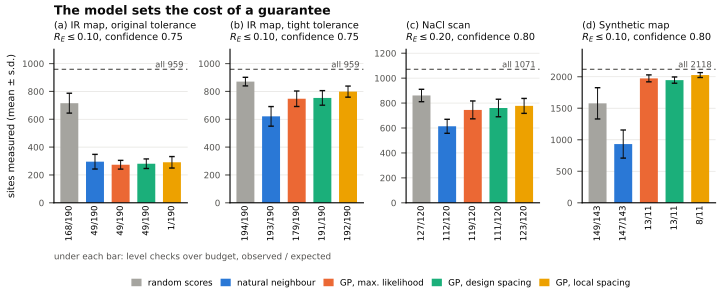

Reproduce this figure in Python.
"""
Figure 6: what a guarantee costs under different models. Quantile path, 250 campaigns per configuration.
Bars: sites measured (mean ± s.d.) with random scores and with four interpolation protocols. Under each bar:
level checks over budget on the shared rate, observed / expected under the picked failure probabilities.

    python manuscript/figures/fig_cost.py
"""
import collections
import json
import sys
from pathlib import Path

import matplotlib.pyplot as plt
import numpy as np

FIG = Path(__file__).resolve().parent
ROOT = FIG.parents[1]
sys.path.insert(0, str(FIG))
from fig_protocols import INK, INK2, GRID, load  # noqa: E402

SURF = "white"
ARMS = ["random", "nn", "gp_mle", "gp_design", "gp_nonstationary"]
COL = {"random": "#a5a49f", "nn": "#2a78d6", "gp_mle": "#eb6834", "gp_design": "#1baf7a", "gp_nonstationary": "#eda100"}
LAB = {"random": "random\nscores", "nn": "natural\nneighbour", "gp_mle": "GP, max.\nlikelihood",
       "gp_design": "GP, design\nspacing", "gp_nonstationary": "GP, local\nspacing"}
DATASETS = [
    ("(a) IR map, original tolerance", "ir_nested_{}", "ir_nested_watson", "ir_nested_random", 959, 0.10, 0.75),
    ("(b) IR map, tight tolerance", "ir_tight_{}", "ir_tight_sibson", "ir_tight_random", 959, 0.10, 0.75),
    ("(c) NaCl scan", "nacl_fwhm_nested_{}", "nacl_fwhm_nested_watson", "nacl_fwhm_nested_random", 1071, 0.20, 0.80),
    ("(d) Synthetic map", "syn_env_nested_{}", "syn_env_nested_watson", "syn_env_nested_random",
     2118, 0.10, 0.80),
]


def picked():
    obs, exp = collections.Counter(), collections.Counter()
    for r in json.loads((ROOT / "results/record/PICKED.json").read_text()):
        if r["event"] == "R_E":
            obs[r["row"]] += int(r["exceeded"])
            exp[r["row"]] += float(r["picked"])
    return obs, exp


def main():
    by = load()
    obs, exp = picked()
    plt.rcParams.update({"font.family": "DejaVu Sans", "font.size": 8})
    fig, axs = plt.subplots(1, 4, figsize=(7.2, 2.9), facecolor=SURF,
                            gridspec_kw=dict(left=0.075, right=0.995, top=0.83, bottom=0.30, wspace=0.32))
    x = np.arange(len(ARMS))
    for ax, (title, pat, nn, rnd, n_design, eps, conf) in zip(axs, DATASETS):
        ticks = []
        for i, a in enumerate(ARMS):
            row = rnd if a == "random" else nn if a == "nn" else pat.format(a)
            meas = np.array([r["n_measured"] for r in by[row]])
            ax.bar(i, meas.mean(), width=0.7, color=COL[a], zorder=2)
            ax.errorbar(i, meas.mean(), yerr=meas.std(ddof=1), color=INK, lw=0.7, capsize=2, zorder=3)
            ticks.append(f"{obs[row]}/{exp[row]:.0f}")
        ax.axhline(n_design, color=INK2, lw=0.8, ls=(0, (4, 3)), zorder=1)
        ax.text(4.45, n_design, f"all {n_design}", ha="right", va="bottom", color=INK2, fontsize=6)
        ax.set_ylim(0, n_design * 1.15)
        ax.set_xlim(-0.6, 4.6)
        ax.set_xticks(x, ticks, fontsize=6.2, rotation=90)
        ax.tick_params(axis="x", length=0, pad=2)
        ax.tick_params(axis="y", labelsize=6.3, colors=INK2)
        ax.set_title(f"{title}\n$R_E \\leq {eps:.2f}$, confidence {conf:.2f}", loc="left", fontsize=7, color=INK)
        for s in ("top", "right"):
            ax.spines[s].set_visible(False)
        ax.yaxis.grid(True, color=GRID, lw=0.5)
        ax.set_axisbelow(True)
    axs[0].set_ylabel("sites measured (mean ± s.d.)", fontsize=7, color=INK)
    fig.text(0.075, 0.105, "under each bar: level checks over budget, observed / expected", fontsize=6.3, color=INK2)
    handles = [plt.Rectangle((0, 0), 1, 1, color=COL[a]) for a in ARMS]
    fig.legend(handles, [LAB[a].replace("\n", " ") for a in ARMS], loc="lower center", ncol=5, fontsize=6.3,
               frameon=False, bbox_to_anchor=(0.53, -0.02), columnspacing=1.0, handlelength=1.0)
    fig.text(0.075, 0.95, "The model sets the cost of a guarantee", fontsize=9, fontweight="bold", color=INK)
    fig.savefig(FIG / "fig_cost.png", dpi=250, facecolor=SURF)
    fig.savefig(FIG / "fig_cost.pdf", facecolor=SURF)
    print("wrote", FIG / "fig_cost.png")


if __name__ == "__main__":
    main()
